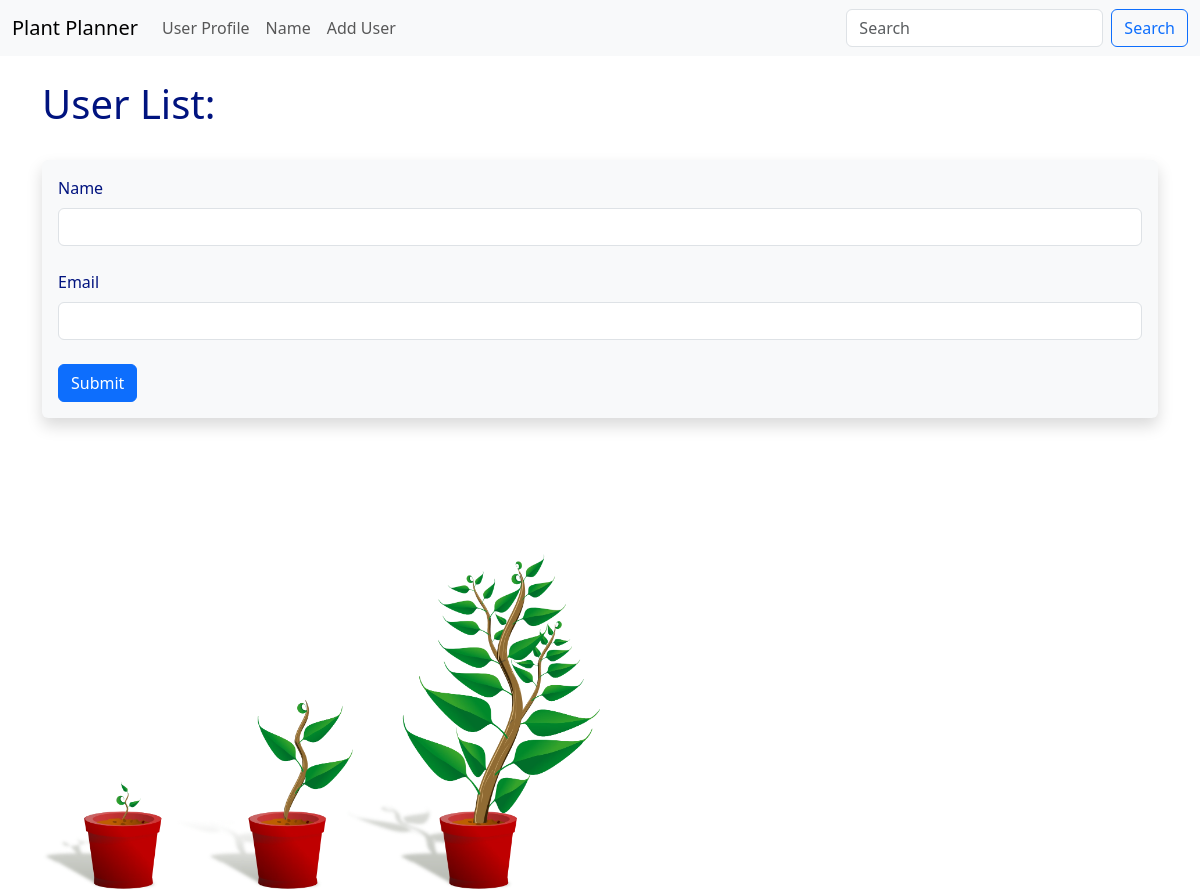
The page /user/add on the database as committed earlier.
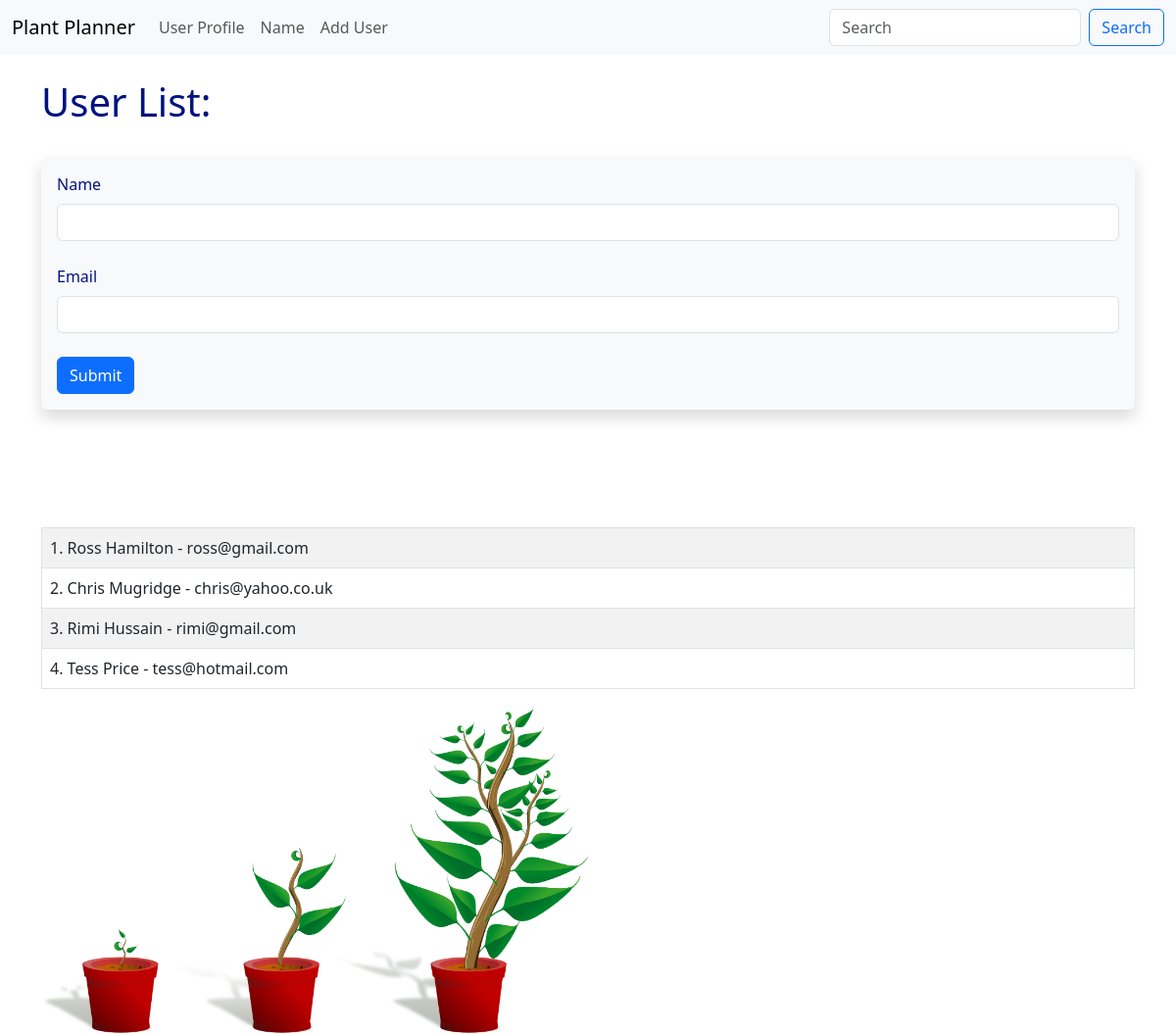
The same page on the database as committed later.
### hello.py (models this page shows, shortened)
class Users(db.Model):
    id = db.Column(db.Integer, primary_key=True)
    name = db.Column(db.String(200), nullable=False)
    email = db.Column(db.String(120), nullable=False, unique=True)
    date_added = db.Column(db.DateTime, default=datetime.utcnow)

### hello.py (the view, shortened to what this page needs)
@app.route('/user/add', methods=['GET', 'POST'])
def add_user():
    name = None
    form = UserForm()
    our_users = Users.query.order_by(Users.date_added)
    return render_template(
        "add_user.html",
        form=form,
        name=name,
        our_users=our_users)

### hello.py
class UserForm(FlaskForm):
    name = StringField("Name", validators=[DataRequired()])
    email = StringField("Email", validators=[DataRequired()])
    submit = SubmitField("Submit")

### templates/add_user.html (shortened to what this page needs)
{% extends 'base.html' %}
{% block content %}
    {% if name %}
        <h1>User Added!</h1>
        <br><br>
        <table class="table table-hover table-bordered table-striped">
            {% for our_user in our_users %}
                <tr>
                    <td>{{ our_user.id }}. {{ our_user.name }} - {{ our_user.email }}</td>
                </tr>
            {% endfor %}
        </table>
    {% else %}
        <h1>User List:</h1>
        <br>
        <div class="shadow p-3 mb-5 bg-body-tertiary rounded">
            <form method="POST">
            {{ form.name.label(
            class="form-label") }}
            {{ form.name(
            class="form-control") }}
            <br>
            {{ form.email.label(
                class="form-label") }}
            {{ form.email(
            class="form-control") }}
            <br>
            {{ form.submit(
            class="btn btn-primary") }}
            </form>
        </div>
        <br><br><br>
        <table class="table table-hover table-bordered table-striped">
            {% for our_user in our_users %}
                <tr>
                    <td>{{ our_user.id }}. {{ our_user.name }} - {{ our_user.email }}</td>
                </tr>
            {% endfor %}
        </table>
    {% endif %}
{% endblock %}

### templates/base.html (shortened to what this page needs)
<!doctype html>
<html lang="en">
  <head>
    <link href="https://cdn.jsdelivr.net/npm/bootstrap@5.3.0-alpha3/dist/css/bootstrap.min.css" rel="stylesheet">
    <link href="{{ url_for('static', filename='css/style.css') }}" rel="stylesheet">
  </head>
  <body>
    {% include 'navbar.html' %}
    <br>
    <div class="container">
        {% block content %}
        {% endblock %}
        <img src="{{ url_for('static', filename='images/pots.webp') }}" alt="Three plants" class="three-plants">
    </div>
  </body>
</html>

### templates/navbar.html (shortened to what this page needs)
<nav class="navbar navbar-expand-lg bg-body-tertiary">
    <div class="container-fluid">
        <a class="navbar-brand" href="{{ url_for('index') }}">Plant Planner</a>
        <div class="collapse navbar-collapse" id="navbarSupportedContent">
            <ul class="navbar-nav me-auto mb-2 mb-lg-0">
                <li class="nav-item">
                    <a class="nav-link" href="{{ url_for('user', name='Ross') }}">User Profile</a>
                </li>
                <li class="nav-item">
                    <a class="nav-link" href="{{ url_for('name') }}">Name</a>
                </li>
                <li class="nav-item">
                    <a class="nav-link" href="{{ url_for('add_user') }}">Add User</a>
                </li>
            </ul>
            <form class="d-flex" role="search">
                <input class="form-control me-2" type="search" placeholder="Search" aria-label="Search">
                <button class="btn btn-outline-primary" type="submit">Search</button>
            </form>
        </div>
    </div>
</nav>

### static/css/style.css (style rules this page uses)
body { color: #00137F; }
.three-plants { width: 50%; height: auto; }

Rows that differ between the two databases and show on the page:
added Users: id "1", name "Ross Hamilton", email "ross@gmail.com"
added Users: id "2", name "Chris Mugridge", email "chris@yahoo.co.uk"
added Users: id "3", name "Rimi Hussain", email "rimi@gmail.com"
added Users: id "4", name "Tess Price", email "tess@hotmail.com"
